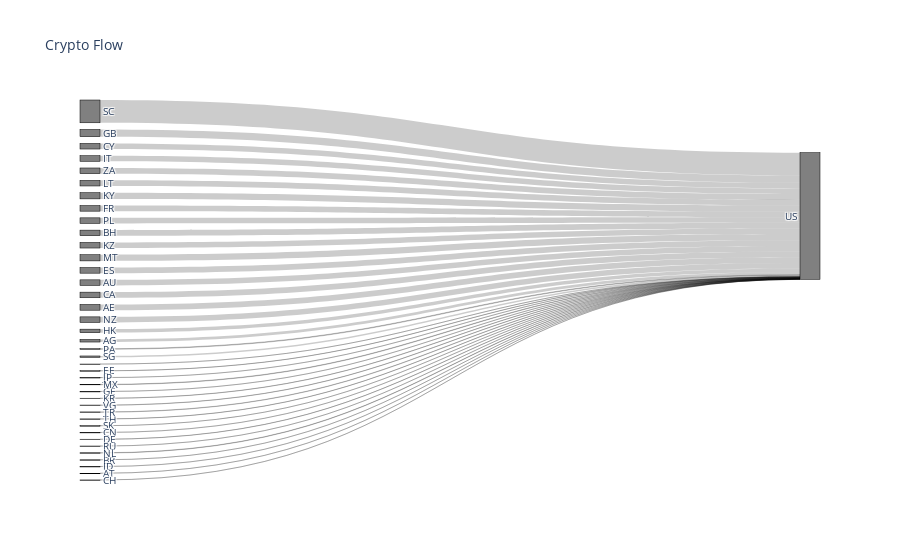

The notebook cell saved with this chart:
### Code cell
# This shows via Sankey diagram the crypto trading flow between different jurisdictions
pairs = expanded_df.copy()
grouped_df = pairs.groupby(['src_jurisdictions', 'dst_jurisdictions'])['value_USD'].sum()
src_countries = list(grouped_df.index.get_level_values(0).unique())
dst_countries = list(grouped_df.index.get_level_values(1).unique())
all_countries = list(set(src_countries + dst_countries))

countries_index = {}
for i, country in enumerate(all_countries):
    countries_index[country] = i

sources = []
target = []
values = []
for element in grouped_df.index:
    src = element[0]
    dst = element[1]
    value = grouped_df[element]
    
    #if value > 5000000000:
    if dst == 'US' and value > 1000000:
        sources.append(countries_index[src])
        target.append(countries_index[dst] + len(countries_index))
        values.append(value)

print(len(values))
# Sankey Diagram
fig = go.Figure(data=[go.Sankey(
    node = dict(
      pad = 15,
      thickness = 20,
      line = dict(color = "black", width = 0.5),
      label = all_countries + all_countries,
      color = "gray"
    ),
    link = dict(
      source = sources, # indices correspond to labels, eg A1, A2, A1, B1, ...
      target = target,
      value = values
  ))])

fig.update_layout(title_text="Crypto Flow", font_size=10)
fig.show()

### Figure 1 — Plotly figure (JSON) as saved in the notebook; plotly's stock layout.template omitted (floating-point values rounded to 4 significant figures)
{"data": [{"link": {"source": [0, 60, 41, 54, 57, 42, 40, 58, 63, 30, 1, 31, 4, 53, 27, 15, 9, 61, 52, 13, 6, 17, 38, 45, 22, 59, 14, 50, 62, 5, 34, 32, 3, 36, 28, 23, 26, 20, 18], "target": [103, 103, 103, 103, 103, 103, 103, 103, 103, 103, 103, 103, 103, 103, 103, 103, 103, 103, 103, 103, 103, 103, 103, 103, 103, 103, 103, 103, 103, 103, 103, 103, 103, 103, 103, 103, 103, 103, 103], "value": [3366000.0, 591900000.0, 270700000.0, 2105000.0, 577400000.0, 576400000.0, 1105000.0, 576700000.0, 5758000.0, 14700000.0, 576400000.0, 14850000.0, 11620000.0, 576400000.0, 577400000.0, 747600000.0, 12430000.0, 365400000.0, 12660000.0, 576600000.0, 13750000.0, 18430000.0, 638600000.0, 576400000.0, 576800000.0, 636200000.0, 44940000.0, 37270000.0, 577700000.0, 62270000.0, 576400000.0, 6889000.0, 2338000000.0, 144600000.0, 1935000.0, 14990000.0, 31580000.0, 20220000.0, 586900000.0]}, "node": {"color": "gray", "label": ["", "CY", "NO", "SC", "EE", "PA", "JP", "IL", "GI", "GE", "IN", "BZ", "AZ", "IT", "MX", "GB", "KN", "KR", "ZA", "AR", "VG", "CZ", "LT", "TH", "NG", "VC", "TR", "FR", "SK", "PT", "CN", "DE", "RU", "DK", "PL", "IR", "SG", "LU", "KY", "US", "BR", "AG", "BH", "BS", "FI", "KZ", "TW", "BE", "VU", "HR", "NL", "IE", "ID", "ES", "AT", "MH", "VN", "AU", "CA", "MT", "AE", "HK", "NZ", "CH", "", "CY", "NO", "SC", "EE", "PA", "JP", "IL", "GI", "GE", "IN", "BZ", "AZ", "IT", "MX", "GB", "KN", "KR", "ZA", "AR", "VG", "CZ", "LT", "TH", "NG", "VC", "TR", "FR", "SK", "PT", "CN", "DE", "RU", "DK", "PL", "IR", "SG", "LU", "KY", "US", "BR", "AG", "BH", "BS", "FI", "KZ", "TW", "BE", "VU", "HR", "NL", "IE", "ID", "ES", "AT", "MH", "VN", "AU", "CA", "MT", "AE", "HK", "NZ", "CH"], "line": {"color": "black", "width": 0.5}, "pad": 15, "thickness": 20}, "type": "sankey"}], "layout": {"font": {"size": 10}, "title": {"text": "Crypto Flow"}}}
